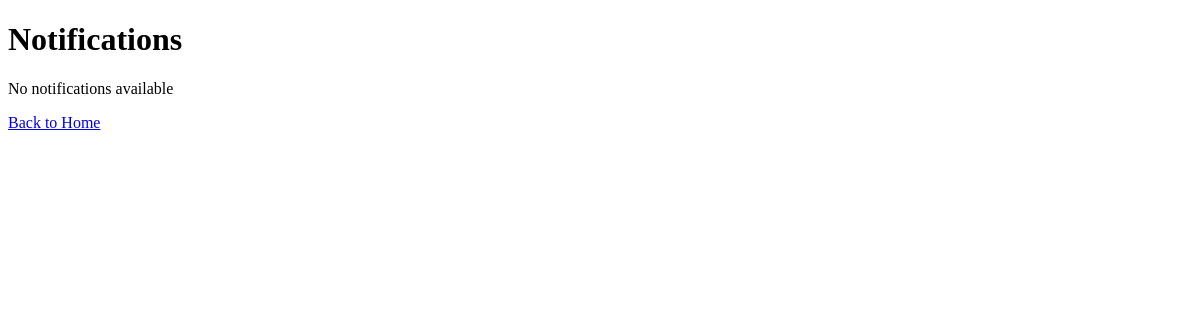
/notifications/ (signed in), run on an earlier commit of the app's database.
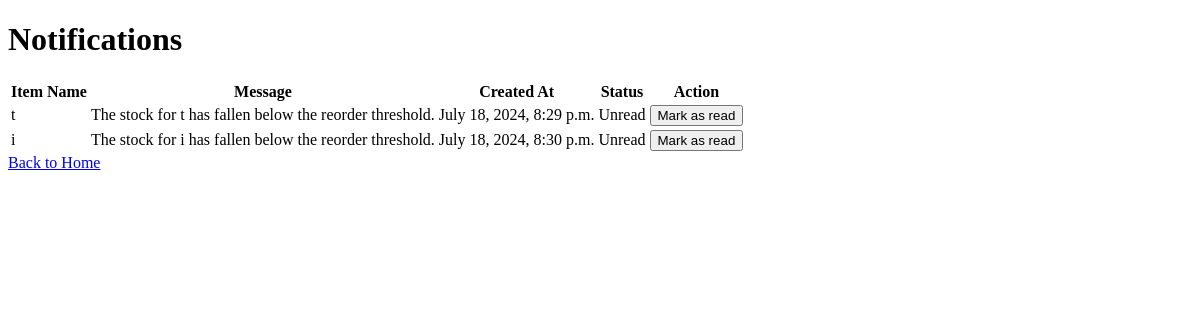
And on a later commit of the database.
### stocklist/models.py (models this page shows, shortened)
class Notification(models.Model):
    item = models.ForeignKey(Item, on_delete=models.CASCADE) # ForeignKey to link the notification to a specific item. When the item is deleted, the notification is also deleted.
    message = models.TextField()
    created_at = models.DateTimeField(auto_now_add=True) # DateTime field to store when the notification was created. Automatically set to the current date and time when the notification is created.
    read = models.BooleanField(default=False)

class Item(models.Model):
    name = models.CharField(max_length=200, null=False, blank=False, unique=True)
    description = models.TextField(null=True, blank=True)
    price = models.DecimalField(max_digits=10, decimal_places=2, null=False, blank=False, validators=[MinValueValidator(0.01)])
    quantity = models.PositiveIntegerField(default=0)
    reorder_level = models.PositiveIntegerField(default=0)  # Add reorder_level field to Item model
    status = models.BooleanField(default=True)  # Add status field (True for active, False for inactive)
    reorder_threshold = models.PositiveIntegerField(default=5, validators=[MinValueValidator(1)])

### stocklist/views.py (the view)
# urls.py: path('notifications/', notifications, name='notifications'),
@login_required
def notifications(request):
    user = request.user
    if not user.is_staff : return redirect('home')
    notifications = Notification.objects.all()
    return render(request, 'stocklist/notifications.html', {'notifications': notifications})

### stocklist/templates/stocklist/notifications.html (shortened to what this page needs)
<!DOCTYPE html>
<html>
<head>
</head>
<body>
    <h1>Notifications</h1>
    {% if notifications %}
    <table>
        <thead>
            <tr>
                <th>Item Name</th>
                <th>Message</th>
                <th>Created At</th>
                <th>Status</th>
                <th>Action</th>
            </tr>
        </thead>
        <tbody>
            {% for notification in notifications %}
            <tr>
                <td>{{ notification.item.name }}</td>
                <td>{{ notification.message }}</td>
                <td>{{ notification.created_at }}</td>
                <td>
                    {% if notification.read %}
                        Read
                    {% else %}
                        Unread
                    {% endif %}
                </td>
                <td><button class="markAsReadButton" data-id="{{notification.id}}">Mark as read</button></td>
            </tr>
            {% endfor %}
        </tbody>
    </table>
    {% else %}
    <p>No notifications available</p>
    {% endif %}
    <a href="{% url 'home' %}">Back to Home</a>
</body>
</html>

What changed in the data, as far as the page shows it:
added Notification: item.name "t", message "The stock for t has fallen below the reorder threshold.", created_at "July 18, 2024, 8:29 p.m.", read "Unread"
added Notification: item.name "i", message "The stock for i has fallen below the reorder threshold.", created_at "July 18, 2024, 8:30 p.m.", read "Unread"
Also different on the page:
text no longer shown: "No notifications available"
text now shown: "Item Name Message Created At Status Action"
